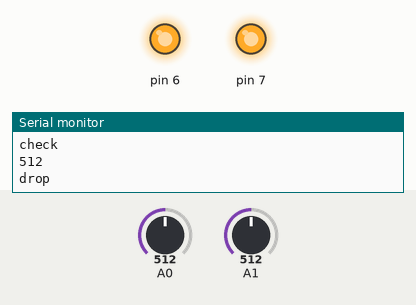
Bench run of a sketch on a simulated Arduino Uno, built with avr-gcc and run on an emulated ATmega328P. On the bench: output pins drawn as LEDs (lit = HIGH), the last lines printed to the serial monitor. Dashed ring = blinking. The inputs (shaded band) are chosen by the test bench; at power-on: A0 = 512, A1 = 512.

Above: at 6.2 s.
6.3 s: A0 set to 710
At 7.4 s:
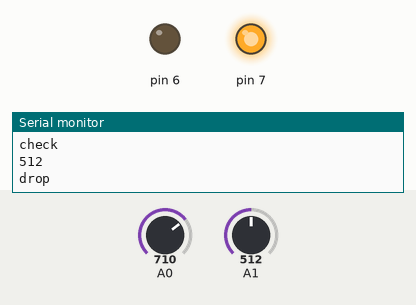
8.5 s: A0 set to 690
At 9.4 s:
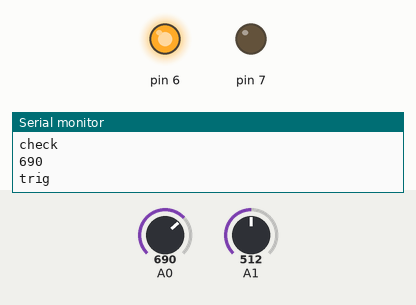
11.5 s: A0 set to 716
At 14.2 s:
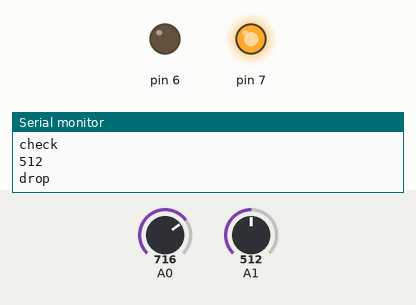
14.5 s: A0 set to 511
At 16.8 s:
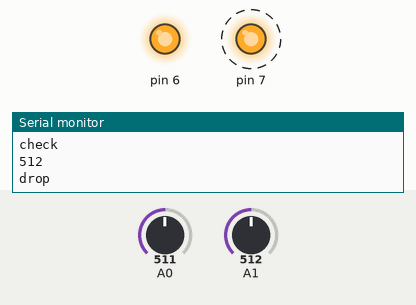
Timing chart, 0 to 18.5 s (numbered marks = the images above; inputs shaded):
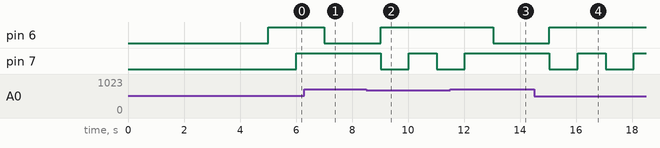

The sketch:

nano_hasp_2018.ino
```cpp
int len;
void setup() {
  // put your setup code here, to run once:
  Serial.begin(9600);
  pinMode(6, OUTPUT);
  pinMode(7, OUTPUT);
  digitalWrite(6, LOW);
  digitalWrite(7, LOW);
  delay(5000);
  Serial.println("BEGIN");
}

void loop() {
  // put your main code here, to run repeatedly:
  //Serial.println(analogRead(0));
  digitalWrite(6, LOW);
  digitalWrite(7, LOW);
  /*
  Serial.println(analogRead(0));
  Serial.println(analogRead(1));
  Serial.println("------");
  */
  //Serial.println("loop");
  if(analogRead(0) < 700){
    if(checkTrig(0)){
      Serial.println("trig");
      digitalWrite(6, HIGH);
      delay(1000);
    }
  }
  if(analogRead(1) < 700){
    if(checkTrig(1)){
      Serial.println("drop");
      digitalWrite(7, HIGH);
      delay(1000);
    }
  }

  delay(5);
}

bool checkTrig(int pin){
  Serial.println("check");
  int avg = 0;
  for(int i = 0; i < 10; i++){
    avg += analogRead(pin);
  }
  avg /= 10;
  Serial.println(avg);
  if(avg < 700)
    return true;
  return false;
}
```

Measured:
- the behaviour switches between 700 and 699 on A0 (found by bisection; images 1 and 2)
- after the input at 6.3 s, pin 6: HIGH → LOW after 0.71 s; pin 7: stays HIGH (without the input it goes to LOW after 0.71 s)
- after the input at 8.5 s, pin 6: LOW → HIGH after 0.52 s; pin 7: HIGH → LOW after 0.52 s, → HIGH 1.0 s later, → LOW 1.0 s later
- after the input at 11.5 s, pin 6: HIGH → LOW after 1.5 s; pin 7: goes on until 12.0 s, then stays HIGH
- after the input at 14.5 s, pin 6: LOW → HIGH after 0.55 s; pin 7: alternates HIGH for 1.0 s and LOW for 1.0 s, starting after 0.55 s
